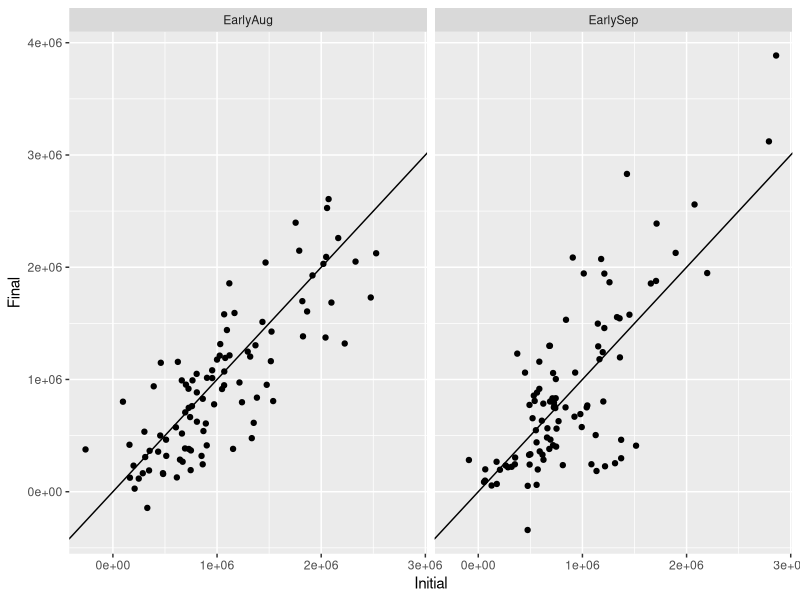

Source code (R):
# Collis/Peters/Hood, March 2022
# Updated May 2024, converted nano- and picoplankton to carbon units and expressed rates in terms of zooplankton biomass (carbon)
# Calculate bootstrapped estimates of indiv zoop clearance rates for nano- and picoplankton
# Doing only for mesozoops- Early Aug and Early Sept for the nano/pico grazing MS 

# load libraries
library(tidyverse)
library(cowplot)
library(stringr)
library(broom)

# load biovolume data, calculated in 01_WBLE_2021_NanoPico_calcBV.R
# units are um^3 / mL
alldat9 <- read.csv("01_WBLE_2021_NanoPico_biovolume_um3_mL.csv") %>% 
  select(-X)

# load sample info from experiments
sampinfo <- read.csv("00_NanoPico_WBLE_2021_SampleInfo.csv")

alldat9j <- alldat9 %>% 
  left_join(sampinfo, by = c("Time", "Size", "Treatment", "Trial")) 

ggplot(alldat9j, aes(y = Final, x = Initial)) +
  geom_point() +
  facet_grid(cols = vars(Time)) +
  geom_abline(intercept = 0)

# load field dens and bms-- will use to calculate avg ind dw and apply to zooplankton experiment treatments
zp_field_bms <- read.csv("00_LEPAS_WBLE_2021_36873_FieldExp_BMS_ugCL.csv") %>% 
  select(-X)

# calculate avg individual dry weight of zooplankton in each experiment, subset for August and September experiments only
ind_dw <- zp_field_bms %>% 
  filter(Time == "EarlyAug" | Time == "EarlySep") %>% 
  select(Time, Ind_wt_ugC)

#### Estimate clearance rates (CR)-- bootstrap CR estimates by randomly selecting 1 of the 4 Initial/Final bottle reps from each treatment ####
## Loop: calculate r (ln(Final/Initial)/Time) for a given Event/Size/ZP Treatment/Filter (chl, heterotroph, total-DAPI)-- bottle reps randomly generated
dat <- alldat9j

## create empty dataframe for bootstrapped data ----
datBoot <- as.data.frame(matrix(nrow = 1, ncol = 7))
names(datBoot) <- c("Time_i", "Filter_i", "Treatment_i", "Size_i", "FmI", "boot_i", "Rep_i")

# Time_i, Filter_i, Treatment_i, Size_i, FmI, boot_i, Rep_i

## Bootstrapping
# Bootstrap for 200 iterations
BootReps <- 100

# select event
for(e in 1:length(unique(dat$Time))){
  # Time_e <- unique(dat$Time)[1]
  Time_e <- unique(dat$Time)[e]
  dat_e <- dat %>% 
    filter(Time == Time_e)
  
  # select nano/pico size range
  for(s in 1:length(unique(dat$Size))){
    # Size_s <- unique(dat$Size)[1]
    Size_s <- unique(dat$Size)[s]
    dat_s <- dat_e %>% 
      filter(Size == Size_s)
    
    # select filter type
    for(f in 1:length(unique(dat$FilterType))){
      # Filter_f <-  unique(dat$FilterType)[1]
      Filter_f <- unique(dat$FilterType)[f]
      dat_f <- dat_s %>% 
        filter(FilterType == Filter_f)
      
      # select treatment
      for(t in 1:length(unique(dat_f$Treatment))){
        # Treatment_t <- unique(dat_f$Treatment)[1]
        Treatment_t <- unique(dat_f$Treatment)[t]
        dat_ft <- dat_f %>% 
          filter(Treatment == Treatment_t) %>% 
          mutate(FinalTime = as.POSIXct(FinalTime, format = "%m/%d/%Y %H:%M"),
                 InitialTime = as.POSIXct(InitialTime, format = "%m/%d/%Y %H:%M"))

        # within each filter-treatment combine all four finals with randomly selected initials
        for(i in 1:BootReps){
          # i = 1
          # log (Final/initial) where initials are randomly selected from four options within filter-treatment with replacement
          NumSeq_i <- sample(seq(1, 4, by = 1), size = 4, replace = 4)
        
          FmI <- log((dat_ft$Final/dat_ft[c(NumSeq_i),]$Initial)) / ((as.numeric(dat_ft$FinalTime) - as.numeric(dat_ft[c(NumSeq_i),]$InitialTime))) * 60 * 60 * 24
          
          # vector of event
          Time_i <- as.data.frame(rep(Time_e, 4))
          # rename event column
          names(Time_i) <- "Time_i"
          # vector of filter type
          Filter_i <- as.data.frame(rep(Filter_f, 4))
          # rename column in filter vector
          names(Filter_i) <- "Filter_i"
          # vector of rep numbers
          Rep_i <- dat_ft$Trial
          # vector of treatment values
          Treatment_i <- as.data.frame(rep(Treatment_t, 4))
          # rename treatment column
          names(Treatment_i) <- "Treatment_i"
          # vector of size values
          Size_i <- as.data.frame(rep(Size_s, 4))
          # rename size column
          names(Size_i) <- "Size_i"
          # boot strap number, ranges from 1 to BootReps
          boot_i <- as.data.frame(rep(i, 4))
          # rename boot column
          names(boot_i) <- "boot_i"
          # make row of all of this info for each bootstrap step
          datBoot_i <- cbind(Time_i, Filter_i, Treatment_i, Size_i, FmI, boot_i, Rep_i)
          
          # Put data in dataframe for later use
          datBoot <- rbind(datBoot, datBoot_i)
        }
      }
    }
  }
}

# create df of zoop density treatments for joining to bootstrapped data
zpdensbms <- sampinfo %>% 
  left_join(ind_dw, by = "Time") %>% 
  # mutate(bms_ugL = Density_numL * ind_dw_ug) %>% 
  select(-c(InitialTime, FinalTime, Volume_mL)) %>% 
  rename(Time_i = Time,
         Treatment_i = Treatment,
         Rep_i = Trial,
         Size_i = Size) %>% 
  mutate(ZP_num_mL = Density_numL / 1000, # convert zp density to mL units (puts CR in terms of mL / ind / d)
         bms_ugCL = Density_numL * Ind_wt_ugC, # get zoop biomass in each treatment
         bms_ugCmL = bms_ugCL / 1000) # convert from L to mL (puts CR in terms of mL / ug zoop C / d)
  
# clean up datBoot df, join zpdens df to calculate CR
datBoot2 <- as.data.frame(datBoot[-1,]) %>% 
  mutate(Time_i = as.factor(Time_i),
         Filter_i= as.factor(Filter_i),
         Treatment_i = as.numeric(Treatment_i),
         Size_i = as.factor(Size_i)) %>% 
  left_join(zpdensbms, by = c("Time_i", "Size_i", "Treatment_i", "Rep_i"))

# fit linear models to estimate slope (clearance rate)
datBootlms <- datBoot2 %>% 
  # create ID variable
  mutate(ID = paste0(Time_i, "_", Size_i, "_", Filter_i, "_", boot_i)) %>% 
  # create list nested by ID
  nest(data = c(-ID)) %>% 
  mutate(
    # fit linear model for each value of ID
    fit = map(data, ~lm(FmI ~ bms_ugCmL, data = .x)), # using ugC/mL for zp bms here b/c we want the CR in terms of mL filtered / ug C zoop / day
    # generate a summary of the linear model summary statistics
    tidied = map(fit, tidy)) 

# extract slopes and intercepts
datBootlms_coefs <- datBootlms %>% 
  # pull info out of tidied component of this list
  unnest(tidied) %>% 
  # rename stuff in term column
  mutate(term = ifelse(term == "(Intercept)","Int", "Slp")) %>% 
  # transform int and slp to wide format
  pivot_wider(id_cols = c(ID, data, fit), names_from = term, values_from = c(estimate:p.value)) %>% 
  # separate ID
  separate(ID, into = c("Time", "Size", "Filter", "BootNum"), sep = "_") %>% 
  # clean up
  select(Time, Size, Filter, BootNum, estimate_Int:p.value_Slp)

# summarize slope and intercept estimates to obtain indiv clearance rates (slope- mL / ugC / day) and max phyto growth rates (intercept- 1 / day) w/ 80% confidence interval
CR_growrate_est <- datBootlms_coefs %>% 
  group_by(Time, Size, Filter) %>% 
  summarize(Int_med = median(estimate_Int, na.rm = TRUE),
            Int_10 = quantile(estimate_Int, 0.1, na.rm = TRUE),
            Int_90 = quantile(estimate_Int, 0.9, na.rm = TRUE),
            CR_mL_ugC_d_med = median(-estimate_Slp, na.rm = TRUE),
            CR_mL_ugC_d_10 = quantile(-estimate_Slp, 0.1, na.rm = TRUE),
            CR_mL_ugC_d_90 = quantile(-estimate_Slp, 0.9, na.rm = TRUE),
            CR_L_ugC_d_med = CR_mL_ugC_d_med / 1000, # convert CR to L units
            CR_L_ugC_d_10 = CR_mL_ugC_d_10 / 1000,
            CR_L_ugC_d_90 = CR_mL_ugC_d_90 / 1000)

# output data
write.csv(CR_growrate_est, "02_CR_growrate_bms_2021_36873_ZPgrazing_boot100.csv")
